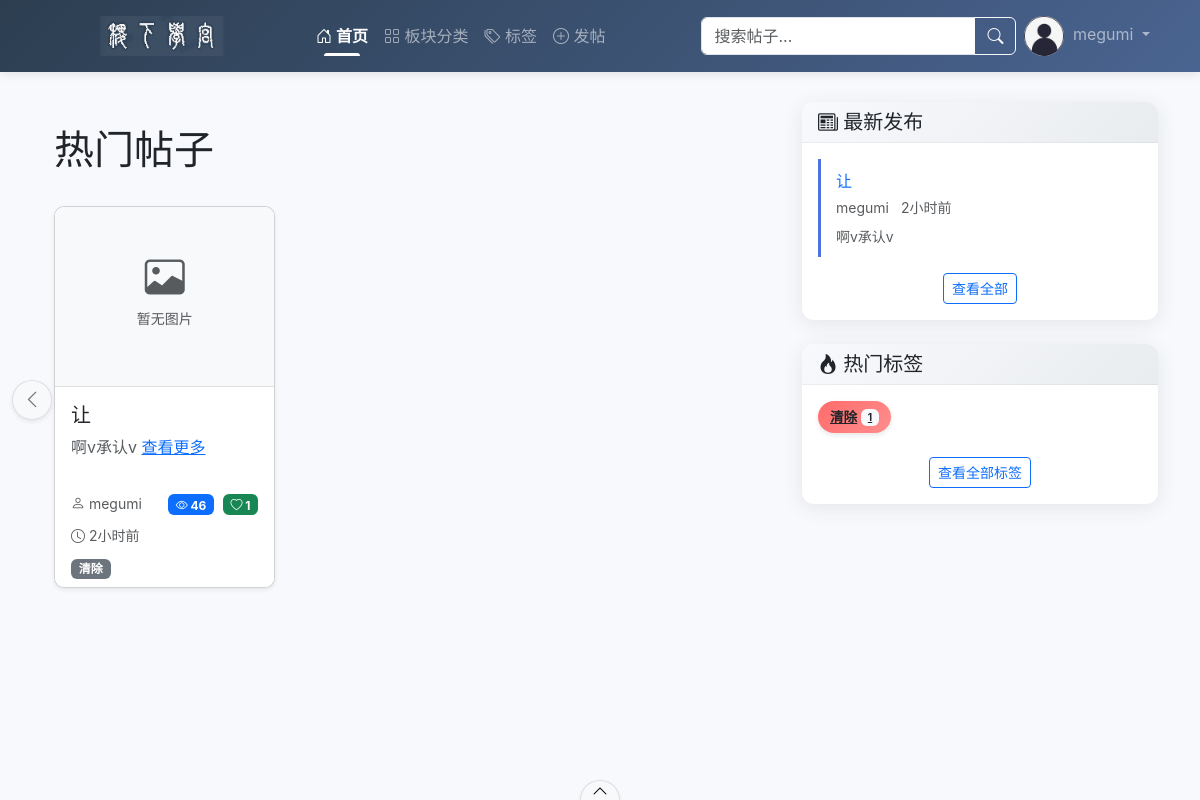
Screenshot of / (signed in) with the database file from the repository.
### app.py (models this page shows, shortened)
class UserModel(UserMixin, db.Model):
    id = db.Column(db.Integer, primary_key=True)
    username = db.Column(db.String(20), unique=True, nullable=False)
    email = db.Column(db.String(120), unique=True, nullable=False)
    phone = db.Column(db.String(20), nullable=True)
    password_hash = db.Column(db.String(128), nullable=False)
    avatar = db.Column(db.String(100), default='/static/images/default_avatar.jpg')
    bio = db.Column(db.Text)
    created_at = db.Column(db.DateTime, default=utc_time)
    last_seen = db.Column(db.DateTime, default=utc_time)
    histories = db.relationship('HistoryModel', backref='user', lazy='dynamic')
    post_count = db.Column(db.Integer, default=0)
    post_likes_received = db.Column(db.Integer, default=0)
    comment_likes_received = db.Column(db.Integer, default=0)
    faction = db.Column(db.String(10))  # 'pro' or 'anti'
    score = db.Column(db.Float, default=1.0)  # 用户分数，初始为1分

class PostModel(db.Model):
    id = db.Column(db.Integer, primary_key=True)
    title = db.Column(db.String(100), nullable=False)
    content = db.Column(db.Text, nullable=False)
    author_id = db.Column(db.Integer, db.ForeignKey('user_model.id'), nullable=False)
    created_at = db.Column(db.DateTime, default=utc_time)
    updated_at = db.Column(db.DateTime, default=utc_time, onupdate=utc_time)
    tags = db.Column(db.String(200))
    view_count = db.Column(db.Integer, default=0)
    image_path = db.Column(db.String(255))
    thumbnail_path = db.Column(db.String(255))
    video_path = db.Column(db.String(255))
    like_count = db.Column(db.Integer, default=0)
    dislike_count = db.Column(db.Integer, default=0)
    favorite_count = db.Column(db.Integer, default=0)
    category_id = db.Column(db.Integer, db.ForeignKey('category_model.id'))
    author = db.relationship('UserModel', backref='posts')
    comments = db.relationship('CommentModel', backref='post', lazy='dynamic')
    category = db.relationship('CategoryModel', backref='posts')
    def get_first_image(self):
        if not self.content:
            return None
        img_match = re.search(r'<img[^>]+src=["\']([^"\']+)["\']', self.content)
        if img_match:
            return img_match.group(1)
        url_match = re.search(r'(https?://[^\s]+\.(?:jpg|jpeg|png|gif|webp))', self.content)
        if url_match:
            return url_match.group(1)
        return None

### app.py (the view)
@app.route('/')
def index():
    one_month_ago = utc_time() - timedelta(days=30)
    favorite_category_ids = []
    if current_user.is_authenticated:
        favorite_category_ids = [fav.category_id for fav in
                               current_user.category_favorites]
    filter_favorites = request.args.get('filter') == 'favorites'
    favorite_category_ids = []
    if current_user.is_authenticated:
        favorite_category_ids = [fav.category_id for fav in
                               current_user.category_favorites]
    query = PostModel.query
    if filter_favorites and favorite_category_ids:
        query = query.filter(PostModel.category_id.in_(favorite_category_ids))
    hot_posts = query.order_by(
        (PostModel.view_count*0.6 + PostModel.like_count*0.4).desc()
    ).limit(20).all()
    return render_template('main.html', title="热门帖子", posts=hot_posts)

### templates/main.html (shortened to what this page needs)
{% extends "base.html" %}
{% block content %}
<div class="container mt-4">
    <div class="d-flex justify-content-between align-items-center mb-4">
        <h1>热门帖子</h1>
    </div>
    {% if posts %}
    <div class="row row-cols-1 row-cols-md-2 row-cols-lg-3 g-4">
        {% for post in posts %}
        <div class="col">
            <div class="card h-100 shadow-sm post-card">
                {% set first_image = post.get_first_image() %}
                {% if first_image %}
                <a href="{{ url_for('post', post_id=post.id) }}">
                    <img src="{{ first_image }}" class="card-img-top" alt="{{ post.title }}"
                         style="height: 180px; object-fit: cover; background-color: #f8f9fa;">
                </a>
                {% else %}
                <div class="card-img-top d-flex align-items-center justify-content-center"
                     style="height: 180px; background-color: #f8f9fa;">
                    <div class="text-center">
                        <i class="bi bi-image fs-1 text-muted mb-2"></i>
                        <p class="small text-muted">暂无图片</p>
                    </div>
                </div>
                {% endif %}
                <div class="card-body">
                    <h5 class="card-title">
                        <a href="{{ url_for('post', post_id=post.id) }}" class="text-decoration-none text-dark">{{ post.title }}</a>
                    </h5>
                    <div class="card-text text-muted mb-2">
                        {{ post.content|striptags|truncate(60) }}
                        <a href="{{ url_for('post', post_id=post.id) }}" class="text-primary">查看更多</a>
                    </div>
                </div>
                <div class="card-footer bg-white border-top-0">
                    <div class="d-flex justify-content-between align-items-center">
                        <small class="text-muted">
                            <i class="bi bi-person"></i> {{ post.author.username }}
                        </small>
                        <div>
                            <span class="badge bg-primary me-1">
                                <i class="bi bi-eye"></i> {{ post.view_count }}
                            </span>
                            <span class="badge bg-success">
                                <i class="bi bi-heart"></i> {{ post.like_count }}
                            </span>
                        </div>
                    </div>
                    <div class="mt-2">
                        <small class="text-muted">
                            <i class="bi bi-clock"></i> {{ post.created_at|naturaltime }}
                        </small>
                    </div>
                    {% if post.tags %}
                    <div class="mt-2">
                        {% for tag in post.tags.split(',') if tag %}
                            <a href="/tag/{{ tag }}" class="badge bg-secondary text-decoration-none me-1">{{ tag }}</a>
                        {% endfor %}
                    </div>
                    {% endif %}
                </div>
            </div>
        </div>
        {% endfor %}
    </div>
    {% else %}
    <div class="alert alert-info">
        <i class="bi bi-info-circle"></i> 暂无热门帖子
    </div>
    {% endif %}
</div>
{% endblock %}

### templates/base.html (shortened to what this page needs)
<!DOCTYPE html>
<html lang="zh-CN">
<head>
    <link href="https://cdn.jsdelivr.net/npm/bootstrap@5.3.0-alpha1/dist/css/bootstrap.min.css" rel="stylesheet">
    <link rel="stylesheet" href="https://cdn.jsdelivr.net/npm/bootstrap-icons@1.10.3/font/bootstrap-icons.css">
</head>
<body>
    <nav class="navbar navbar-expand-lg navbar-dark bg-dark sticky-top">
        <div class="container">
            <a class="navbar-brand" href="/">
                <img src="{{ url_for('static', filename='images/seal_script_logo.png') }}" alt="稷下学宫 Logo" style="height: 40px;">
            </a>
            <div class="collapse navbar-collapse" id="navbarNav">
                <ul class="navbar-nav me-auto">
                    <li class="nav-item">
                        <a class="nav-link active" href="/"><i class="bi bi-house-door"></i> 首页</a>
                    </li>
                    <li class="nav-item">
                        <a class="nav-link" href="/categories"><i class="bi bi-grid"></i> 板块分类</a>
                    </li>
                    <li class="nav-item">
                        <a class="nav-link" href="{{ url_for('tags') }}"><i class="bi bi-tags"></i> 标签</a>
                    </li>
                    {% if current_user.is_authenticated %}
                    <li class="nav-item">
                        <a class="nav-link" href="{{ url_for('new_post') }}"><i class="bi bi-plus-circle"></i> 发帖</a>
                    </li>
                    {% endif %}
                </ul>
                <form class="d-flex" action="{{ url_for('search') }}" method="GET">
                    <div class="input-group">
                        <input type="search" class="form-control" placeholder="搜索帖子..."
                               aria-label="Search" name="q" required>
                        <button class="btn btn-outline-light" type="submit">
                            <i class="bi bi-search"></i>
                        </button>
                    </div>
                </form>
                <ul class="navbar-nav">
                    {% if current_user.is_authenticated %}
                    <li class="nav-item dropdown">
                        <a class="nav-link dropdown-toggle" href="/user/{{ current_user.username }}" id="userDropdown" role="button" data-bs-toggle="dropdown">
                            <img src="{{ current_user.avatar or '/static/images/avatars/default.jpg' }}" class="user-avatar me-1">
                            {{ current_user.username }}
                        </a>
                    </li>
                    {% endif %}
                </ul>
            </div>
        </div>
    </nav>
    <div class="container main-container">
        <div class="row">
            <div class="col-lg-8" id="mainContent">
                {% block content %}{% endblock %}
            </div>
            <div class="position-fixed top-50 end-0 translate-middle-y" style="z-index: 1030; right: 0px;">
                <button class="btn btn-light shadow-sm sidebar-toggle-btn rounded-circle d-flex align-items-center justify-content-center" type="button" style="width: 40px; height: 40px; padding: 0;">
                    <i class="bi bi-chevron-left sidebar-toggle-icon"></i>
                </button>
            </div>
            <div class="col-lg-4" id="sidebarCollapse">
                <div class="sidebar">
                    {% if not request.path.startswith('/user/') %}
                    <div class="card forum-card mb-4">
                        <div class="card-header bg-white">
                            <h5 class="m-0"><i class="bi bi-newspaper"></i> 最新发布</h5>
                        </div>
                        <div class="card-body">
                            {% for post in latest_posts %}
                            <div class="history-item">
                                <a href="/post/{{ post.id }}" class="text-decoration-none">{{ post.title }}</a>
                                <div class="text-muted small mt-1">
                                    <span>{{ post.author.username }}</span>
                                    <span class="ms-2">{{ post.created_at|naturaltime }}</span>
                                </div>
                                <div class="post-preview mt-2 text-muted small">
                                    {{ post.content|striptags|truncate(100) }}
                                </div>
                            </div>
                            {% endfor %}
                            <div class="text-center mt-3">
                                <a href="/posts/latest" class="btn btn-outline-primary btn-sm">查看全部</a>
                            </div>
                        </div>
                    </div>
                    <div class="card forum-card">
                        <div class="card-header bg-white">
                            <h5 class="m-0"><i class="bi bi-fire"></i> 热门标签</h5>
                        </div>
                        <div class="card-body">
                            <div class="tags-container">
                                {% for tag, count in hot_tags_with_count %}
                                <a href="{{ url_for('tag', tag_name=tag) }}" class="badge-tag hot-tag" title="{{ count }} 篇帖子">
                                    {{ tag }}
                                    <span class="badge bg-light text-dark ms-1">{{ count }}</span>
                                </a>
                                {% else %}
                                <div class="text-muted">暂无热门标签</div>
                                {% endfor %}
                            </div>
                            <div class="text-center mt-3">
                                <a href="{{ url_for('tags') }}" class="btn btn-outline-primary btn-sm">查看全部标签</a>
                            </div>
                        </div>
                    </div>
                    {% endif %}
                            </div>
                        </div>
                    </div>
                </div>
    <div class="fixed-bottom text-center">
        <button class="btn btn-light shadow-sm footer-toggle-btn" type="button" data-bs-toggle="collapse" data-bs-target="#footerCollapse" aria-expanded="false" aria-controls="footerCollapse">
            <i class="bi bi-chevron-up footer-toggle-icon"></i>
        </button>
    </div>
</body>
</html>

### rows the page displays
UserModel: avatar (placeholder picture), username "megumi"
PostModel: title "让", content "啊v承认v", author.username "megumi", view_count "46", like_count "1", created_at "2小时前", tags "清除", count "1"
